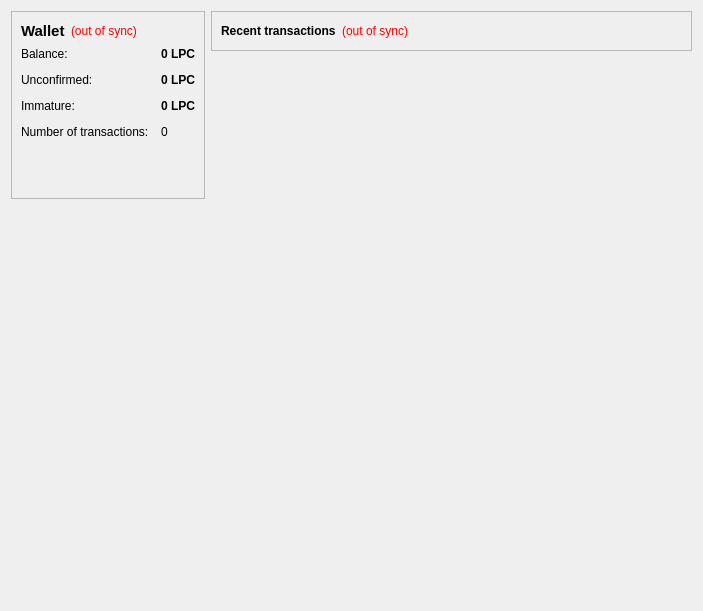
<?xml version="1.0" encoding="UTF-8"?>
<ui version="4.0">
 <class>OverviewPage</class>
 <widget class="QWidget" name="OverviewPage">
  <property name="geometry">
   <rect>
    <x>0</x>
    <y>0</y>
    <width>703</width>
    <height>611</height>
   </rect>
  </property>
  <property name="windowTitle">
   <string>Form</string>
  </property>
  <layout class="QHBoxLayout" name="horizontalLayout" stretch="0,1">
   <item>
    <layout class="QVBoxLayout" name="verticalLayout_2">
     <item>
      <widget class="QFrame" name="frame">
       <property name="frameShape">
        <enum>QFrame::StyledPanel</enum>
       </property>
       <property name="frameShadow">
        <enum>QFrame::Raised</enum>
       </property>
       <layout class="QVBoxLayout" name="verticalLayout_4">
        <item>
         <layout class="QHBoxLayout" name="horizontalLayout_4">
          <item>
           <widget class="QLabel" name="label_5">
            <property name="font">
             <font>
              <pointsize>11</pointsize>
              <weight>75</weight>
              <bold>true</bold>
             </font>
            </property>
            <property name="text">
             <string>Wallet</string>
            </property>
           </widget>
          </item>
          <item>
           <widget class="QLabel" name="labelWalletStatus">
            <property name="toolTip">
             <string>The displayed information may be out of date. Your wallet automatically synchronizes with the LeproCoin network after a connection is established, but this process has not completed yet.</string>
            </property>
            <property name="styleSheet">
             <string notr="true">QLabel { color: red; }</string>
            </property>
            <property name="text">
             <string notr="true">(out of sync)</string>
            </property>
            <property name="alignment">
             <set>Qt::AlignLeading|Qt::AlignLeft|Qt::AlignVCenter</set>
            </property>
           </widget>
          </item>
          <item>
           <spacer name="horizontalSpacer_2">
            <property name="orientation">
             <enum>Qt::Horizontal</enum>
            </property>
            <property name="sizeHint" stdset="0">
             <size>
              <width>40</width>
              <height>20</height>
             </size>
            </property>
           </spacer>
          </item>
         </layout>
        </item>
        <item>
         <layout class="QFormLayout" name="formLayout_2">
          <property name="fieldGrowthPolicy">
           <enum>QFormLayout::AllNonFixedFieldsGrow</enum>
          </property>
          <property name="horizontalSpacing">
           <number>12</number>
          </property>
          <property name="verticalSpacing">
           <number>12</number>
          </property>
          <property name="bottomMargin">
           <number>30</number>
          </property>
          <item row="0" column="0">
           <widget class="QLabel" name="label">
            <property name="text">
             <string>Balance:</string>
            </property>
           </widget>
          </item>
          <item row="0" column="1">
           <widget class="QLabel" name="labelBalance">
            <property name="font">
             <font>
              <weight>75</weight>
              <bold>true</bold>
             </font>
            </property>
            <property name="cursor">
             <cursorShape>IBeamCursor</cursorShape>
            </property>
            <property name="toolTip">
             <string>Your current balance</string>
            </property>
            <property name="text">
             <string notr="true">0 LPC</string>
            </property>
            <property name="textInteractionFlags">
             <set>Qt::LinksAccessibleByMouse|Qt::TextSelectableByKeyboard|Qt::TextSelectableByMouse</set>
            </property>
           </widget>
          </item>
          <item row="1" column="0">
           <widget class="QLabel" name="label_3">
            <property name="text">
             <string>Unconfirmed:</string>
            </property>
           </widget>
          </item>
          <item row="1" column="1">
           <widget class="QLabel" name="labelUnconfirmed">
            <property name="font">
             <font>
              <weight>75</weight>
              <bold>true</bold>
             </font>
            </property>
            <property name="cursor">
             <cursorShape>IBeamCursor</cursorShape>
            </property>
            <property name="toolTip">
             <string>Total of transactions that have yet to be confirmed, and do not yet count toward the current balance</string>
            </property>
            <property name="text">
             <string notr="true">0 LPC</string>
            </property>
            <property name="textInteractionFlags">
             <set>Qt::LinksAccessibleByMouse|Qt::TextSelectableByKeyboard|Qt::TextSelectableByMouse</set>
            </property>
           </widget>
          </item>
          <item row="2" column="0">
           <widget class="QLabel" name="labelImmatureText">
            <property name="text">
             <string>Immature:</string>
            </property>
           </widget>
          </item>
          <item row="2" column="1">
           <widget class="QLabel" name="labelImmature">
            <property name="font">
             <font>
              <weight>75</weight>
              <bold>true</bold>
             </font>
            </property>
            <property name="toolTip">
             <string>Mined balance that has not yet matured</string>
            </property>
            <property name="text">
             <string notr="true">0 LPC</string>
            </property>
            <property name="textInteractionFlags">
             <set>Qt::LinksAccessibleByMouse|Qt::TextSelectableByKeyboard|Qt::TextSelectableByMouse</set>
            </property>
           </widget>
          </item>
          <item row="3" column="0">
           <widget class="QLabel" name="label_2">
            <property name="text">
             <string>Number of transactions:</string>
            </property>
           </widget>
          </item>
          <item row="3" column="1">
           <widget class="QLabel" name="labelNumTransactions">
            <property name="toolTip">
             <string>Total number of transactions in wallet</string>
            </property>
            <property name="text">
             <string notr="true">0</string>
            </property>
           </widget>
          </item>
         </layout>
        </item>
        <item>
         <layout class="QFormLayout" name="formLayout_3">
          <property name="fieldGrowthPolicy">
           <enum>QFormLayout::AllNonFixedFieldsGrow</enum>
          </property>
          <property name="horizontalSpacing">
           <number>12</number>
          </property>
          <property name="verticalSpacing">
           <number>12</number>
          </property>
          <property name="margin">
           <number>0</number>
          </property>
          <item row="0" column="0" colspan="2">
           <widget class="QLabel" name="label_6">
            <property name="toolTip">
             <string>YARRR!!!</string>
            </property>
            <property name="text">
             <string/>
            </property>
            <property name="pixmap">
             <pixmap resource="../bitcoin.qrc">:/images/res/images/leprocoin.png</pixmap>
            </property>
            <property name="scaledContents">
             <bool>false</bool>
            </property>
            <property name="margin">
             <number>5</number>
            </property>
            <property name="indent">
             <number>0</number>
            </property>
           </widget>
          </item>
         </layout>
        </item>
       </layout>
      </widget>
     </item>
     <item>
      <spacer name="verticalSpacer">
       <property name="orientation">
        <enum>Qt::Vertical</enum>
       </property>
       <property name="sizeType">
        <enum>QSizePolicy::Expanding</enum>
       </property>
       <property name="sizeHint" stdset="0">
        <size>
         <width>20</width>
         <height>89</height>
        </size>
       </property>
      </spacer>
     </item>
    </layout>
   </item>
   <item>
    <layout class="QVBoxLayout" name="verticalLayout_3">
     <item>
      <widget class="QFrame" name="frame_2">
       <property name="frameShape">
        <enum>QFrame::StyledPanel</enum>
       </property>
       <property name="frameShadow">
        <enum>QFrame::Raised</enum>
       </property>
       <layout class="QVBoxLayout" name="verticalLayout">
        <item>
         <layout class="QHBoxLayout" name="horizontalLayout_2">
          <item>
           <widget class="QLabel" name="label_4">
            <property name="text">
             <string>&lt;b&gt;Recent transactions&lt;/b&gt;</string>
            </property>
           </widget>
          </item>
          <item>
           <widget class="QLabel" name="labelTransactionsStatus">
            <property name="toolTip">
             <string>The displayed information may be out of date. Your wallet automatically synchronizes with the LeproCoin network after a connection is established, but this process has not completed yet.</string>
            </property>
            <property name="styleSheet">
             <string notr="true">QLabel { color: red; }</string>
            </property>
            <property name="text">
             <string notr="true">(out of sync)</string>
            </property>
            <property name="alignment">
             <set>Qt::AlignRight|Qt::AlignTrailing|Qt::AlignVCenter</set>
            </property>
           </widget>
          </item>
          <item>
           <spacer name="horizontalSpacer">
            <property name="orientation">
             <enum>Qt::Horizontal</enum>
            </property>
            <property name="sizeHint" stdset="0">
             <size>
              <width>40</width>
              <height>20</height>
             </size>
            </property>
           </spacer>
          </item>
         </layout>
        </item>
       </layout>
      </widget>
     </item>
     <item>
      <widget class="QListView" name="listTransactions">
       <property name="styleSheet">
        <string notr="true">QListView { background: transparent; }</string>
       </property>
       <property name="frameShape">
        <enum>QFrame::NoFrame</enum>
       </property>
       <property name="verticalScrollBarPolicy">
        <enum>Qt::ScrollBarAlwaysOff</enum>
       </property>
       <property name="horizontalScrollBarPolicy">
        <enum>Qt::ScrollBarAlwaysOff</enum>
       </property>
       <property name="selectionMode">
        <enum>QAbstractItemView::NoSelection</enum>
       </property>
      </widget>
     </item>
     <item>
      <spacer name="verticalSpacer_2">
       <property name="orientation">
        <enum>Qt::Vertical</enum>
       </property>
       <property name="sizeHint" stdset="0">
        <size>
         <width>20</width>
         <height>40</height>
        </size>
       </property>
      </spacer>
     </item>
    </layout>
   </item>
  </layout>
 </widget>
 <resources>
  <include location="../bitcoin.qrc"/>
  <include location="../bitcoin.qrc"/>
 </resources>
 <connections/>
</ui>
